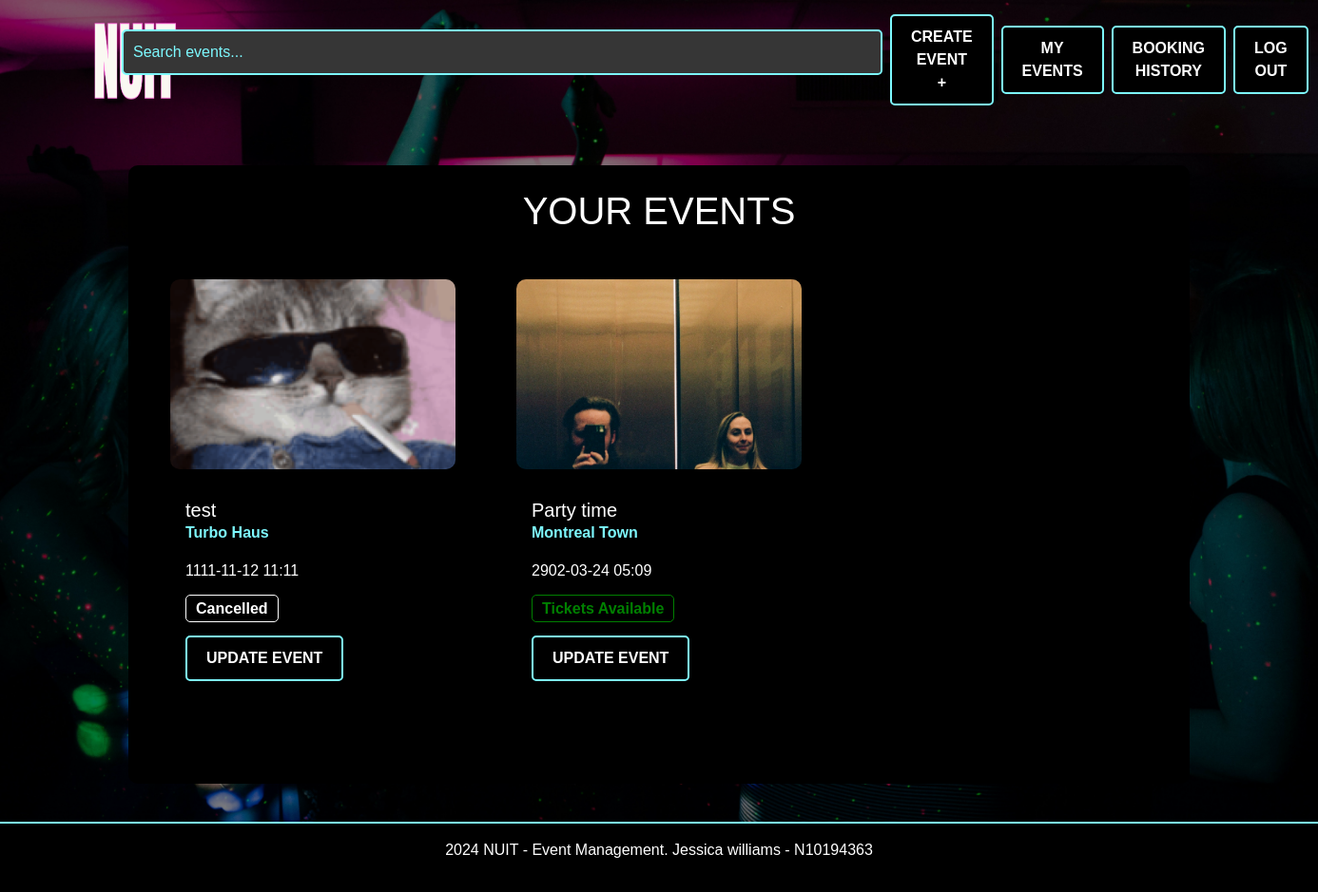
Before: /user-events (signed in) with the older database file.
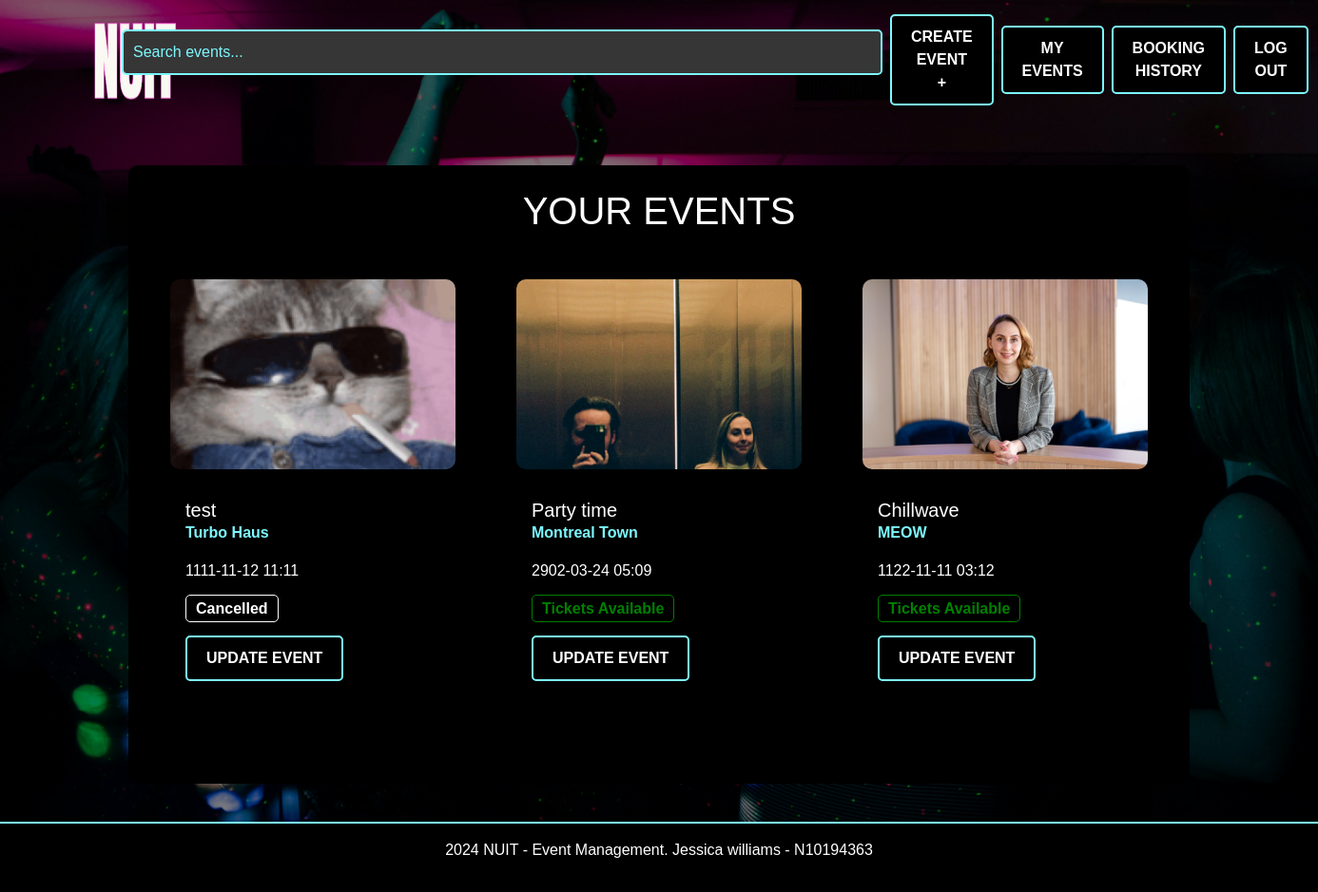
After: the same page with the newer database file.
### website/models.py (models this page shows)
class Event(db.Model):
    id = db.Column(db.Integer, primary_key=True)
    name = db.Column(db.String(100), nullable=False)
    location = db.Column(db.String(100), nullable=False)
    date = db.Column(db.DateTime, nullable=False)
    description = db.Column(db.Text, nullable=True)
    available_tickets = db.Column(db.Integer, nullable=False)
    categories = db.Column(db.String(200), nullable=False)
    status = db.Column(db.String(200), default="Tickets available", nullable=False)
    image = db.Column(db.String(100), nullable=True)
    creator_id = db.Column(db.Integer, db.ForeignKey('user.id'), nullable=False)
    comments = db.relationship('Comment', backref='event', lazy=True)
    bookings = db.relationship('Booking', backref='event', lazy=True)

### website/views.py (the view)
@main_bp.route('/user-events')
@login_required
def user_events():
    user_created_events = Event.query.filter_by(creator_id=current_user.id).all()
    return render_template('user_events.html', events=user_created_events)

### website/__init__.py (called while the page is built)
def create_app():
    app = Flask(__name__)  # this is the name of the module/package that is calling this app
    app.debug = True
    app.secret_key = 'somesecretkey'
    app.config['SQLALCHEMY_DATABASE_URI'] = 'sqlite:///sitedata.sqlite'
    db.init_app(app)
    Bootstrap5(app)
    login_manager = LoginManager()
    login_manager.login_view = 'auth.login'
    login_manager.init_app(app)
    UPLOAD_FOLDER = 'website/static/img'
    app.config['UPLOAD_FOLDER'] = UPLOAD_FOLDER
    from .models import User
    @login_manager.user_loader
    def load_user(user_id):
       return db.session.scalar(db.select(User).where(User.id==user_id))
    from . import views
    app.register_blueprint(views.main_bp)
    from . import auth
    app.register_blueprint(auth.auth_bp)
    from .events import event_bp
    app.register_blueprint(event_bp)
    return app

### website/templates/user_events.html
{% extends "base.html" %} {% from "bootstrap5/form.html" import render_form %}
{% block content %}
<div class="container mt-5">
  <div class="section-background p-4">
    <h1 class="text-center">YOUR EVENTS</h1>
    {% if events %}
    <div class="row">
      {% for event in events %}
      <div class="col-md-6 col-lg-4 mb-4">
        <div class="event-card mb-4">
          <div class="card-body">
            <img
              src="{{ url_for('static', filename=event.image.replace('website/static/', '')) }}"
              alt="Event Image"
              class="card-img-top"
              style="max-height: 200px; object-fit: cover"
            />
          </div>
          <div class="p-3">
            <h5 class="card-title">{{ event.name }}</h5>
            <p class="location">
               {{ event.location }}
            </p>
            <p class="card-text">
              {{ event.date.strftime('%Y-%m-%d %H:%M') }}
            </p>
            <div class="mb-3">
              {% if event.status == 'Sold Out' %}
              <span class="event-status status-sold-out">Sold Out</span>
              {% elif event.status == 'Tickets Available' %}
              <span class="event-status status-open">Tickets Available</span>
              {% elif event.status == 'Cancelled' %}
              <span class="event-status status-cancelled">Cancelled</span>
              {% elif event.status == 'Inactive' %}
              <span class="event-status status-inactive">Inactive</span>
              {% endif %}
            </div>
            <div>
              <a
                href="{{ url_for('event_bp.update_event', event_id=event.id) }}"
                class="btn btn-primary"
                >Update Event</a
              >
            </div>
          </div>
        </div>
      </div>
      {% endfor %}
    </div>
    {% else %}
    <p>You haven't created any events yet. 😥</p>
    {% endif %}
  </div>
</div>
{% endblock %}

Changed rows visible on the page:
added Event: image (picture), name "Chillwave", location "MEOW", date "1122-11-11 03:12", shows "Tickets Available"
